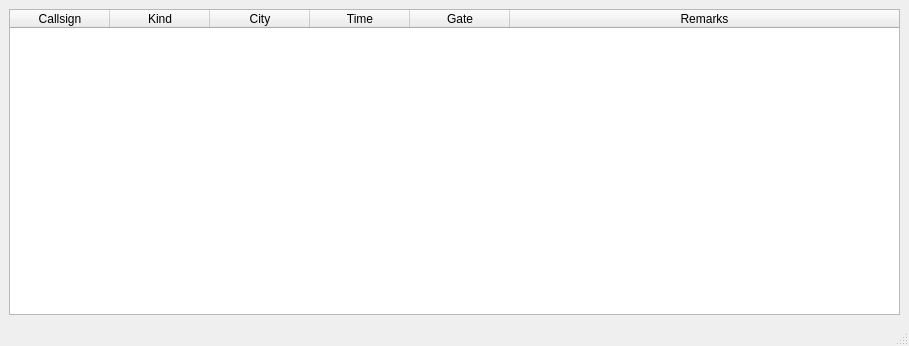
<?xml version="1.0" encoding="UTF-8"?>
<ui version="4.0">
 <class>MainWindow</class>
 <widget class="QMainWindow" name="MainWindow">
  <property name="geometry">
   <rect>
    <x>0</x>
    <y>0</y>
    <width>909</width>
    <height>346</height>
   </rect>
  </property>
  <property name="windowTitle">
   <string>Flight Editor</string>
  </property>
  <widget class="QWidget" name="centralwidget">
   <layout class="QGridLayout" name="gridLayout">
    <item row="0" column="0">
     <widget class="QTableWidget" name="table">
      <property name="contextMenuPolicy">
       <enum>Qt::CustomContextMenu</enum>
      </property>
      <attribute name="horizontalHeaderStretchLastSection">
       <bool>true</bool>
      </attribute>
      <column>
       <property name="text">
        <string>Callsign</string>
       </property>
      </column>
      <column>
       <property name="text">
        <string>Kind</string>
       </property>
      </column>
      <column>
       <property name="text">
        <string>City</string>
       </property>
      </column>
      <column>
       <property name="text">
        <string>Time</string>
       </property>
      </column>
      <column>
       <property name="text">
        <string>Gate</string>
       </property>
      </column>
      <column>
       <property name="text">
        <string>Remarks</string>
       </property>
      </column>
     </widget>
    </item>
   </layout>
  </widget>
  <widget class="QMenuBar" name="menubar">
   <property name="geometry">
    <rect>
     <x>0</x>
     <y>0</y>
     <width>909</width>
     <height>35</height>
    </rect>
   </property>
  </widget>
  <widget class="QStatusBar" name="statusbar"/>
 </widget>
 <resources/>
 <connections/>
</ui>
